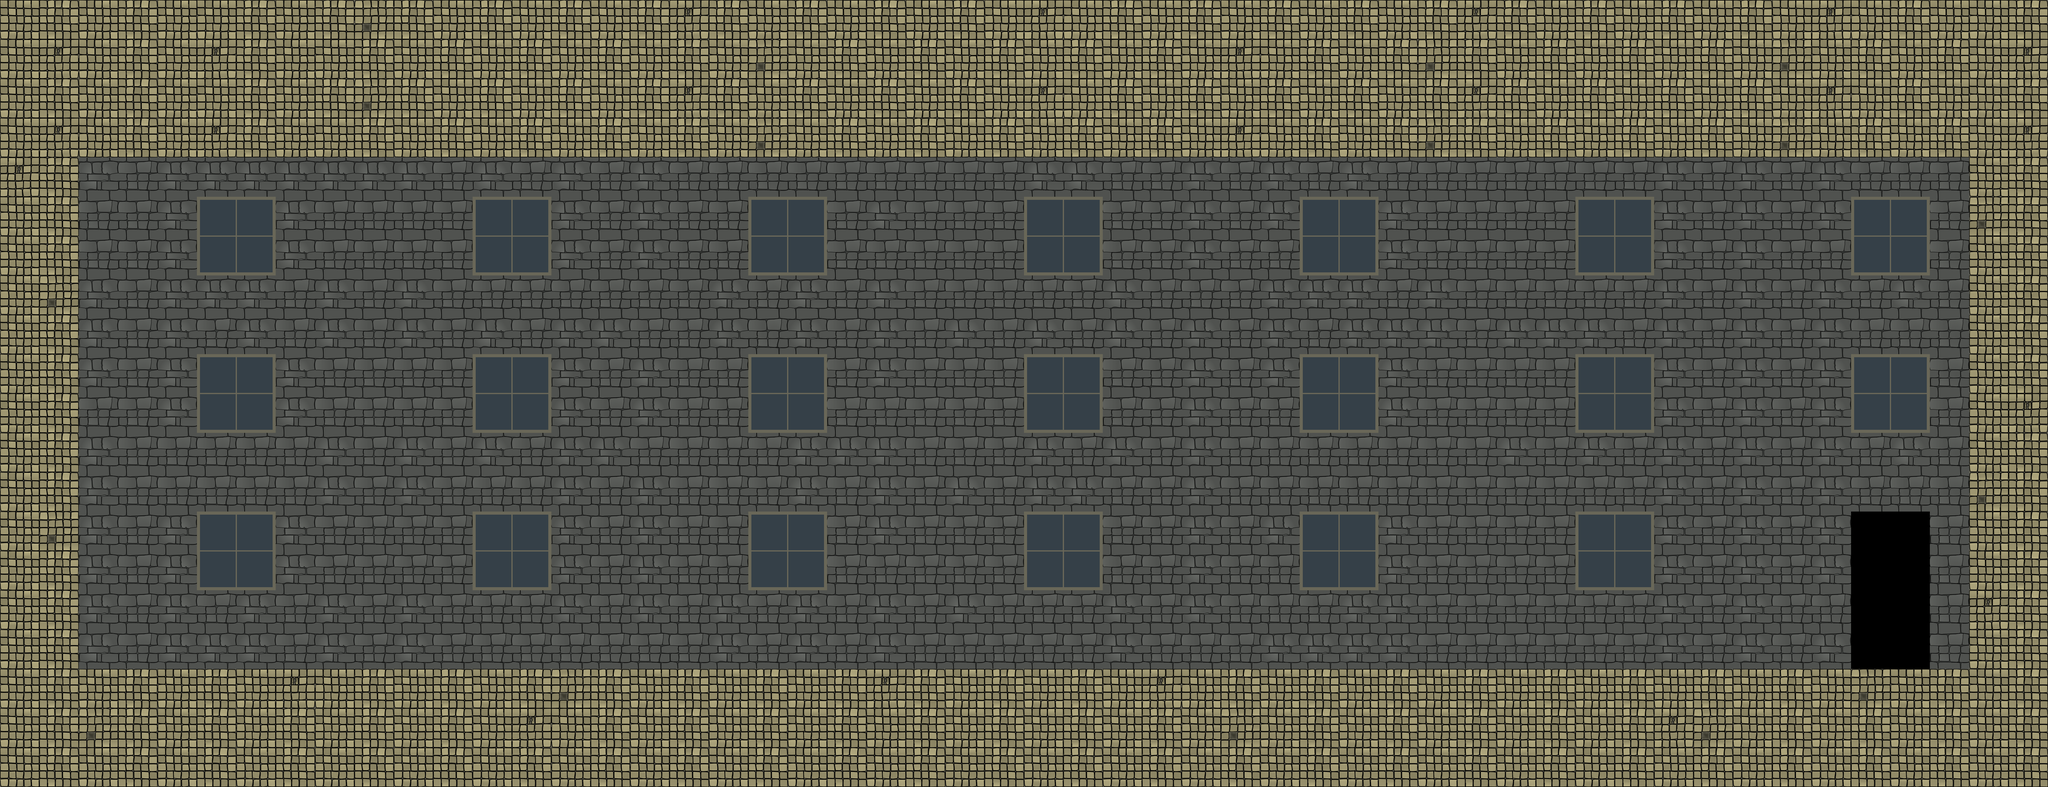

A 2D game scene composited from a Tiled map and its tileset images. What follows is a short description and the map's XML, with every tile layer's data as written:
An orthogonal 52x20 tile map with 128x128 px tiles, 2 tile layers (Wall, Platform).

<map version="1.0" tiledversion="1.0.3" orientation="orthogonal" renderorder="right-down" width="52" height="20" tilewidth="128" tileheight="128" nextobjectid="1">
 <tileset firstgid="1" source="../../Tiles/2_Animal_pound/animal_pound_tileset.tsx" />
 <layer name="Wall" width="52" height="20">
  <properties>
   <property name="unity:sortingLayerName" value="Decor" />
  </properties>
  <data encoding="csv">
0,0,0,0,0,0,0,0,0,0,0,0,0,0,0,0,0,0,0,0,0,0,0,0,0,0,0,0,0,0,0,0,0,0,0,0,0,0,0,0,0,0,0,0,0,0,0,0,0,0,0,0,
0,0,0,0,0,0,0,0,0,0,0,0,0,0,0,0,0,0,0,0,0,0,0,0,0,0,0,0,0,0,0,0,0,0,0,0,0,0,0,0,0,0,0,0,0,0,0,0,0,0,0,0,
0,0,0,0,0,0,0,0,0,0,0,0,0,0,0,0,0,0,0,0,0,0,0,0,0,0,0,0,0,0,0,0,0,0,0,0,0,0,0,0,0,0,0,0,0,0,48,49,49,49,49,0,
0,49,48,49,49,49,49,49,48,49,48,49,49,49,48,49,48,49,48,49,48,49,48,49,48,49,48,48,49,49,48,49,49,49,49,49,49,49,49,49,49,49,48,49,48,49,48,49,49,49,48,0,
0,49,48,49,48,48,48,48,48,48,48,49,48,49,48,49,48,49,49,49,49,49,49,49,49,49,48,48,49,49,48,49,48,49,48,49,49,49,49,49,49,49,48,49,48,49,48,49,49,49,48,0,
0,49,49,49,48,7,8,48,49,49,49,49,7,8,48,49,48,49,49,7,8,49,48,49,49,49,7,8,49,49,48,49,48,7,8,48,49,49,49,49,7,8,48,49,48,49,48,7,8,49,48,0,
0,49,49,49,48,9,10,48,49,49,49,49,9,10,48,49,48,49,49,9,10,49,49,49,49,49,9,10,49,49,48,49,49,9,10,48,49,49,49,49,9,10,48,49,48,49,49,9,10,49,48,0,
0,49,48,49,48,48,48,49,48,49,48,49,49,49,49,49,49,49,48,49,48,49,48,49,49,49,49,49,48,49,49,49,48,48,48,49,48,49,49,49,49,49,48,49,48,49,48,49,48,49,48,0,
0,49,48,49,48,49,48,49,48,49,48,49,48,49,48,48,49,49,48,49,48,49,48,49,48,49,48,49,48,49,48,49,48,49,48,48,48,49,48,48,48,49,48,49,48,49,48,49,49,49,48,0,
0,49,48,49,48,7,8,48,49,49,49,49,7,8,48,49,48,49,49,7,8,49,48,49,49,49,7,8,49,49,48,49,48,7,8,48,49,49,49,49,7,8,48,49,48,49,48,7,8,49,49,0,
0,49,49,49,48,9,10,48,49,49,49,49,9,10,48,49,48,49,49,9,10,49,49,49,49,49,9,10,49,49,48,49,49,9,10,48,49,49,49,49,9,10,48,49,48,49,48,9,10,49,49,0,
0,49,48,49,49,49,49,49,48,49,48,49,48,49,48,48,49,49,49,49,48,48,48,49,49,49,48,49,48,49,48,49,49,49,49,49,49,49,48,49,48,49,48,49,48,49,48,49,48,49,49,0,
0,49,48,49,49,49,49,49,48,49,48,49,49,49,48,49,48,49,49,49,48,49,48,49,48,49,48,48,49,49,48,49,49,49,49,49,49,49,49,49,49,49,48,49,48,49,48,49,49,49,48,0,
0,49,48,49,48,7,8,48,49,49,49,49,7,8,48,49,48,49,49,7,8,49,48,49,49,49,7,8,49,49,48,49,48,7,8,48,49,49,49,49,7,8,48,49,48,49,48,0,0,49,48,0,
0,49,48,49,48,9,10,48,49,49,49,49,9,10,48,49,48,49,49,9,10,49,49,49,49,49,9,10,49,49,48,49,49,9,10,48,49,49,49,49,9,10,48,49,48,49,48,0,0,49,48,0,
0,49,48,49,48,49,48,49,48,49,48,49,49,49,48,49,48,49,48,49,48,49,48,49,48,49,49,49,48,49,48,49,49,49,48,48,49,49,49,49,49,49,48,49,48,49,49,0,0,49,48,0,
0,49,48,49,48,48,48,49,48,49,48,49,49,49,49,49,49,49,48,49,48,49,48,49,49,49,49,49,48,49,49,49,48,48,48,48,49,49,49,49,49,49,48,49,48,49,48,0,0,49,48,0,
0,49,48,49,48,49,48,49,48,49,48,49,48,49,48,49,48,49,48,49,48,49,48,49,48,49,48,49,48,49,48,49,48,49,48,48,48,49,48,48,48,49,48,49,48,49,48,49,48,49,48,0,
0,0,0,0,0,0,0,0,0,0,0,0,0,0,0,0,0,0,0,0,0,0,0,0,0,0,0,0,0,0,0,0,0,0,0,0,0,0,0,0,0,0,0,0,0,0,0,0,0,0,0,0,
0,0,0,0,0,0,0,0,0,0,0,0,0,0,0,0,0,0,0,0,0,0,0,0,0,0,0,0,0,0,0,0,0,0,0,0,0,0,0,0,0,0,0,0,0,0,0,0,0,0,0,0
</data>
 </layer>
 <layer name="Platform" width="52" height="20">
  <properties>
   <property name="unity:sortingLayerName" value="Platform" />
  </properties>
  <data encoding="csv">
22,23,22,23,22,22,23,22,23,26,23,22,23,22,23,22,23,25,23,22,23,22,23,22,23,22,25,22,23,22,23,22,23,22,23,22,23,25,23,22,23,22,23,22,23,22,25,22,23,22,22,23,
22,25,22,23,22,25,23,22,22,23,22,23,22,23,22,23,22,23,22,26,22,23,22,23,22,23,22,23,22,23,22,25,22,23,22,23,26,23,22,23,22,23,22,23,22,26,22,23,22,23,22,25,
22,23,22,23,22,22,23,22,23,26,23,22,23,22,23,22,23,25,23,22,23,22,23,22,23,22,25,22,23,22,23,22,23,22,23,22,23,25,23,22,23,22,23,22,23,22,25,22,23,22,22,23,
22,25,22,23,22,25,23,22,22,23,22,23,22,23,22,23,22,23,22,26,22,23,22,23,22,23,22,23,22,23,22,25,22,23,22,23,26,23,22,23,22,23,22,23,22,26,22,23,22,23,22,25,
25,23,0,0,0,0,0,0,0,0,0,0,0,0,0,0,0,0,0,0,0,0,0,0,0,0,0,0,0,0,0,0,0,0,0,0,0,0,0,0,0,0,0,0,0,0,0,0,0,0,22,23,
22,23,0,0,0,0,0,0,0,0,0,0,0,0,0,0,0,0,0,0,0,0,0,0,0,0,0,0,0,0,0,0,0,0,0,0,0,0,0,0,0,0,0,0,0,0,0,0,0,0,26,23,
22,23,0,0,0,0,0,0,0,0,0,0,0,0,0,0,0,0,0,0,0,0,0,0,0,0,0,0,0,0,0,0,0,0,0,0,0,0,0,0,0,0,0,0,0,0,0,0,0,0,22,23,
22,26,0,0,0,0,0,0,0,0,0,0,0,0,0,0,0,0,0,0,0,0,0,0,0,0,0,0,0,0,0,0,0,0,0,0,0,0,0,0,0,0,0,0,0,0,0,0,0,0,22,23,
22,23,0,0,0,0,0,0,0,0,0,0,0,0,0,0,0,0,0,0,0,0,0,0,0,0,0,0,0,0,0,0,0,0,0,0,0,0,0,0,0,0,0,0,0,0,0,0,0,0,22,23,
22,23,0,0,0,0,0,0,0,0,0,0,0,0,0,0,0,0,0,0,0,0,0,0,0,0,0,0,0,0,0,0,0,0,0,0,0,0,0,0,0,0,0,0,0,0,0,0,0,0,22,23,
22,23,0,0,0,0,0,0,0,0,0,0,0,0,0,0,0,0,0,0,0,0,0,0,0,0,0,0,0,0,0,0,0,0,0,0,0,0,0,0,0,0,0,0,0,0,0,0,0,0,22,25,
22,23,0,0,0,0,0,0,0,0,0,0,0,0,0,0,0,0,0,0,0,0,0,0,0,0,0,0,0,0,0,0,0,0,0,0,0,0,0,0,0,0,0,0,0,0,0,0,0,0,22,23,
22,23,0,0,0,0,0,0,0,0,0,0,0,0,0,0,0,0,0,0,0,0,0,0,0,0,0,0,0,0,0,0,0,0,0,0,0,0,0,0,0,0,0,0,0,0,0,0,0,0,26,23,
22,26,0,0,0,0,0,0,0,0,0,0,0,0,0,0,0,0,0,0,0,0,0,0,0,0,0,0,0,0,0,0,0,0,0,0,0,0,0,0,0,0,0,0,0,0,0,0,0,0,22,23,
22,23,0,0,0,0,0,0,0,0,0,0,0,0,0,0,0,0,0,0,0,0,0,0,0,0,0,0,0,0,0,0,0,0,0,0,0,0,0,0,0,0,0,0,0,0,0,0,0,0,22,23,
22,23,0,0,0,0,0,0,0,0,0,0,0,0,0,0,0,0,0,0,0,0,0,0,0,0,0,0,0,0,0,0,0,0,0,0,0,0,0,0,0,0,0,0,0,0,0,0,0,0,25,23,
22,23,0,0,0,0,0,0,0,0,0,0,0,0,0,0,0,0,0,0,0,0,0,0,0,0,0,0,0,0,0,0,0,0,0,0,0,0,0,0,0,0,0,0,0,0,0,0,0,0,22,23,
22,23,22,23,22,23,22,25,22,23,22,23,22,23,26,23,22,23,22,23,22,23,25,23,22,23,22,23,22,25,22,23,22,23,22,23,22,23,22,23,22,23,22,23,22,23,22,26,22,23,22,23,
22,23,26,23,22,23,22,23,22,23,22,23,22,25,22,23,22,23,22,23,22,23,22,23,22,23,22,23,22,23,22,26,22,23,22,23,22,23,22,23,22,23,25,26,22,23,22,23,22,23,22,23,
22,23,22,23,22,23,22,23,22,23,22,23,22,23,22,23,22,23,22,23,22,23,22,23,22,23,22,23,22,23,22,23,22,23,22,23,22,23,22,23,22,23,22,23,22,23,22,23,22,23,22,23
</data>
 </layer>
</map>
